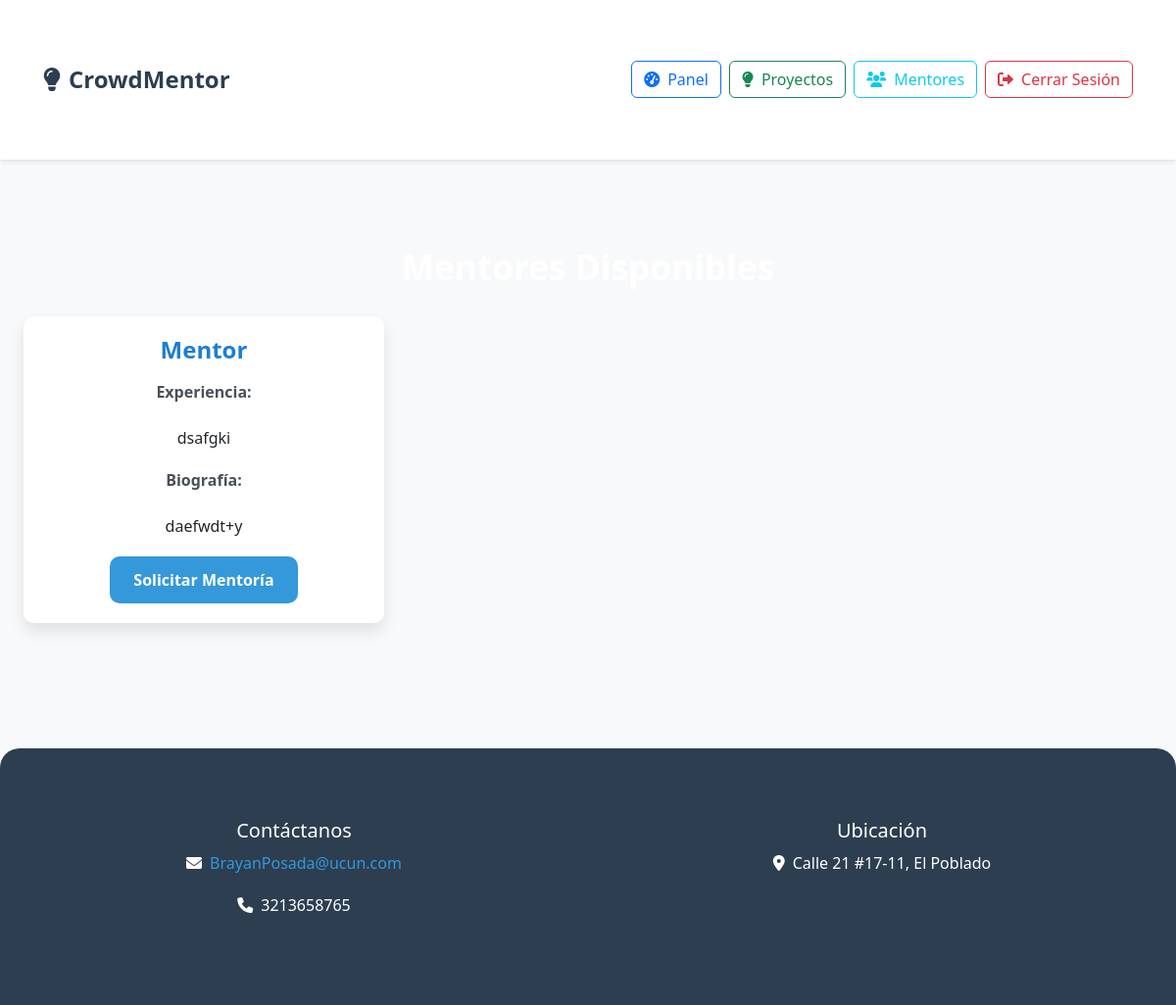
Before: /mentors/ (signed in) with the older database file.
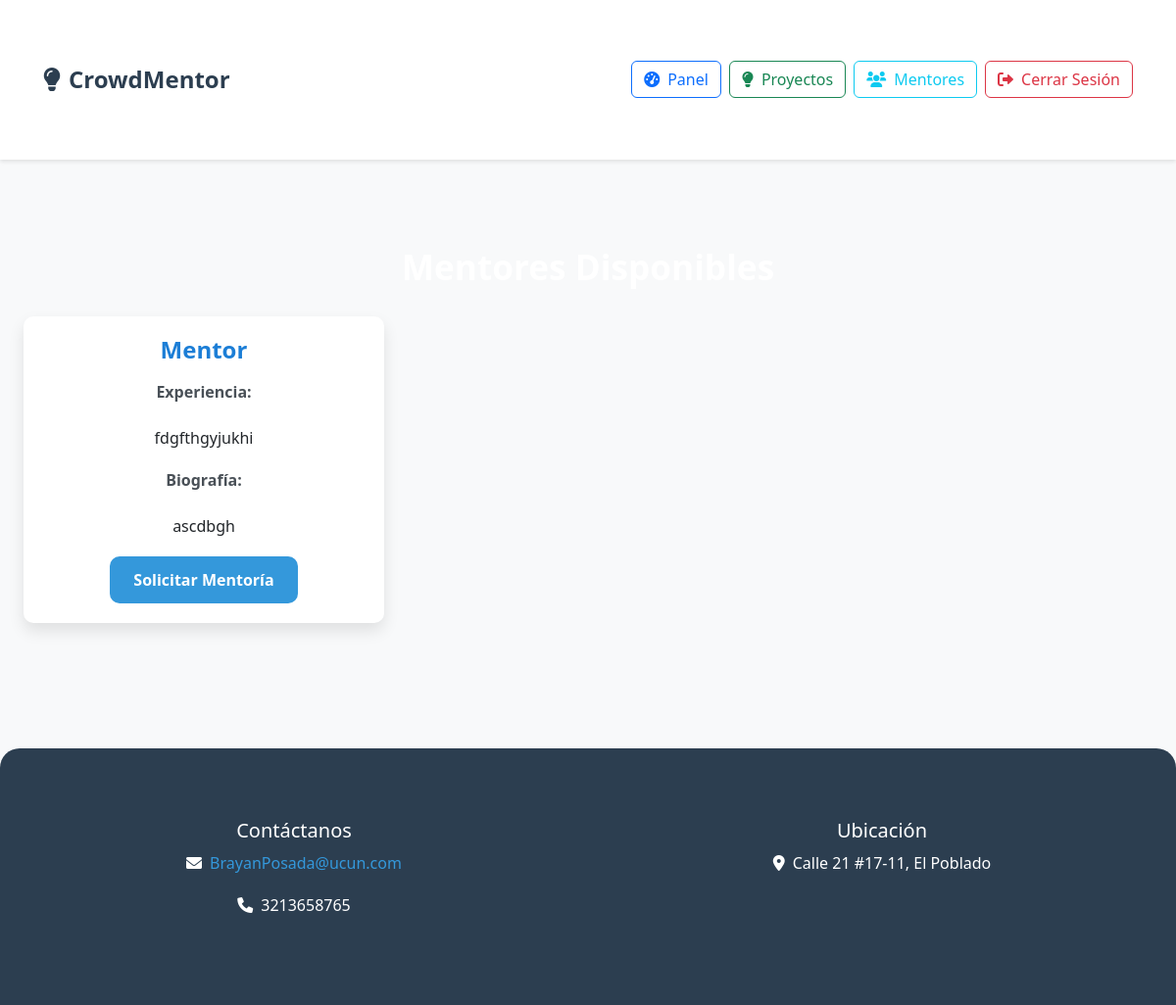
After: the same page with the newer database file.
### core/models.py (models this page shows, shortened)
class Profile(models.Model):
    USER_TYPES = (
        ('entrepreneur', 'Emprendedor'),
        ('mentor', 'Mentor'),
        ('investor', 'Inversionista'),
        ('evaluator', 'Evaluador'),
    )
    user = models.OneToOneField(User, on_delete=models.CASCADE)
    user_type = models.CharField(max_length=20, choices=USER_TYPES)
    bio = models.TextField()
    experience = models.TextField()
    is_approved = models.BooleanField(default=False)  # For mentors/evaluators
    is_approved_by_admin = models.BooleanField(default=False)  # Para evaluadores aprobados por el administrador

### core/views.py (the view)
# urls.py: path('mentors/', views.mentor_list, name='mentor_list'),
@login_required
def mentor_list(request):
    mentors = Profile.objects.filter(user_type='mentor', is_approved=True)
    return render(request, 'mentor_list.html', {'mentors': mentors})

### core/templates/mentor_list.html
{% extends 'base.html' %}
{% block content %}
<div class="container mt-4">
    <h2>Mentores Disponibles</h2>
    <div class="row">
        {% for mentor in mentors %}
        <div class="col-md-4 mb-4">
            <div class="card">
                <div class="card-body">
                    <h5 class="card-title">{{ mentor.user.get_full_name|default:mentor.user.username }}</h5>
                    <p class="card-text">
                        <strong>Experiencia:</strong><br>
                        {{ mentor.experience|linebreaks }}
                    </p>
                    <p class="card-text">
                        <strong>Biografía:</strong><br>
                        {{ mentor.bio|linebreaks }}
                    </p>
                    {% if user.profile.user_type == 'entrepreneur' %}
                    <a href="{% url 'request_mentorship_by_entrepreneur' mentor.user.id %}" class="btn btn-primary">
                        Solicitar Mentoría
                    </a>
                    {% endif %}
                </div>
            </div>
        </div>
        {% empty %}
        <div class="col-12">
            <p>No hay mentores disponibles en este momento.</p>
        </div>
        {% endfor %}
    </div>
</div>
{% endblock %}

Changed rows visible on the page:
changed Profile "Mentor": experience "dsafgki" → "fdgfthgyjukhi"; bio "daefwdt+y" → "ascdbgh"
